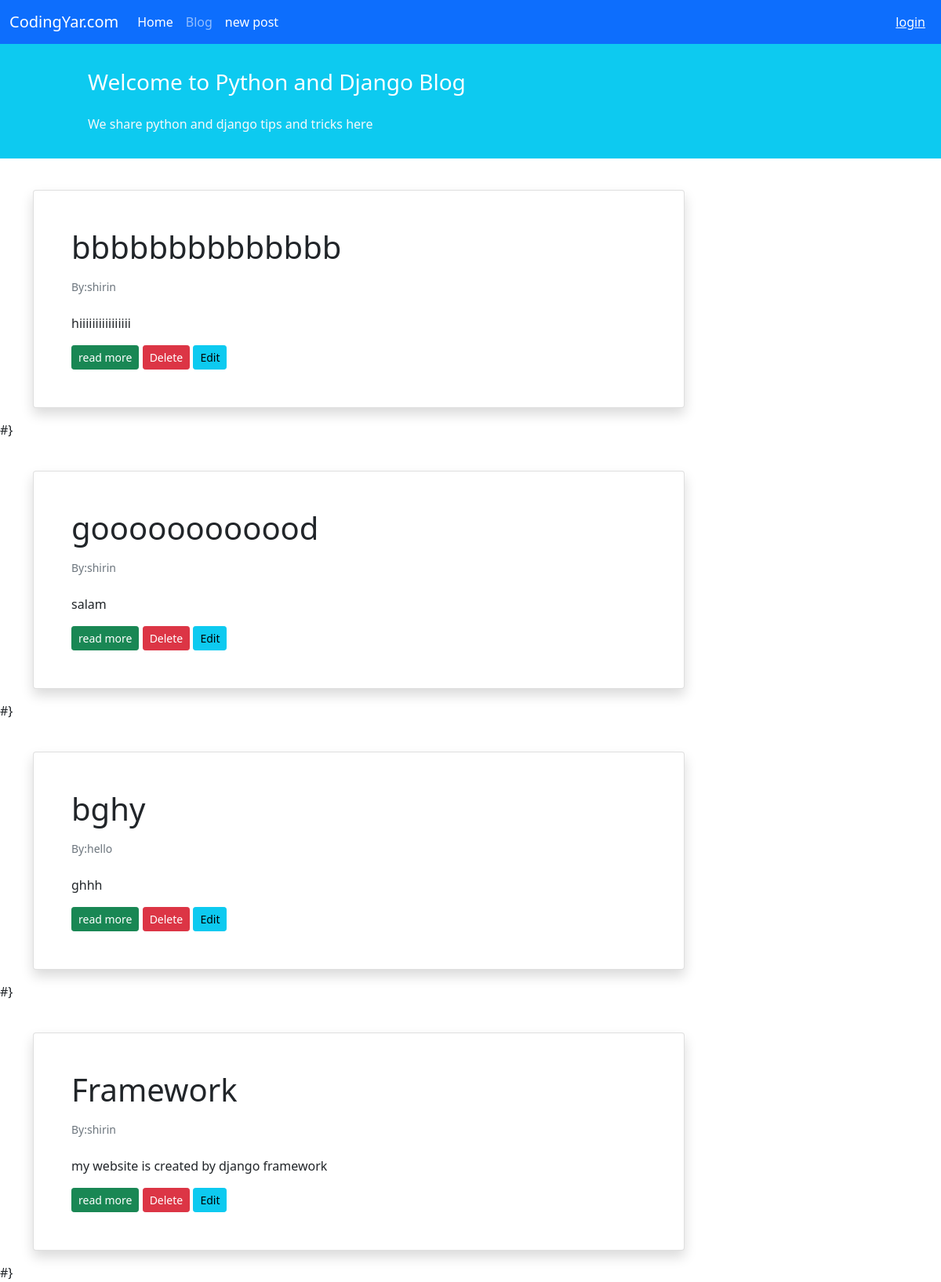
Screenshot of /blog/ with the database file from the repository.
### blogt/models.py (models this page shows, shortened)
class Blog_Post(models.Model):
    STATUS_CHOICES = (('pub', 'published'), ('drf', 'draft'))
    title = models.CharField(max_length=60)
    text = models.TextField()
    author = models.ForeignKey('auth.User', on_delete=models.CASCADE)
    datetime_created = models.DateTimeField(auto_now_add=True)
    datetime_modified = models.DateTimeField(auto_now=True)
    status = models.CharField(choices=STATUS_CHOICES, max_length=3)

### blogt/views.py (the view)
# urls.py: path('', views.PostlistViews.as_view(), name='blog'),
class PostlistViews(generic.ListView):
    template_name = 'blogt/post.html'
    context_object_name = 'post'
    def get_queryset(self):
        return Blog_Post.objects.filter(status='pub').order_by('-datetime_modified')

### blogt/templates/blogt/post.html (shortened to what this page needs)
{% extends '_base.html' %}
{% block content %}
    {% for post in post %}
<div class="container mt-4">
    <div class="row">
        <div class="col-9">
            <div class="card shadow my-3 p-5">
                <h1>{{ post.title }}</h1>
                <p class="small text-muted mt-2">By:{{ post.author }}</p>
                   <p class="mt-2">{{ post.text }}</p>
                <div >
                <a href='{% url 'post detail' post.id %}' class= 'btn btn-sm btn-success'>read more</a>
                 <a href='{% url 'delete' post.id %}' class= 'btn btn-sm btn-danger'>Delete</a>
                 <a href='{% url 'update' post.id %}' class= 'btn btn-sm btn-info'>Edit</a>
                    </div>
            </div>
        </div>
     </div>
</div>
     <form method="POST">#}
    {% endfor %}
{% endblock content %}

### templates/_base.html (shortened to what this page needs)
<!DOCTYPE HTML PUBLIC "-//W3C//DTD HTML 4.01//EN" "http://www.w3.org/TR/html4/strict.dtd">
<html lang="en">
<head>
    <link href="https://cdn.jsdelivr.net/npm/bootstrap@5.1.3/dist/css/bootstrap.min.css" rel="stylesheet"
>
</head>
<body>
<nav class="navbar navbar-expand-lg navbar-dark bg-primary">
    <div class="container-fluid">
        <a class="navbar-brand" href="#">CodingYar.com</a>
        <div class="collapse navbar-collapse" id="navbarNavAltMarkup">
            <div class="navbar-nav">
                <a class="nav-link active" aria-current="page" href="{% url 'blog' %}">Home</a>
                <a class="nav-link" href='{% url 'blog' %}'>Blog</a>
                 <a class="nav-link active" aria-current="page" href="{% url 'newpost'  %}">new post</a>
            </div>
        </div>
        <div class="mx-2 text-white">
            {% if user.is_authenticated %}
                welcome {{ user.username }}|<a class="text-white" href="{% url 'logout' %}">logout</a>
                {% else %}
                <a class="text-white" href="{% url 'login' %}">login</a>
            {% endif %}
        </div>
    </div>
</nav>
<div  class="container-fluid bg-info">
    <div class="row py-3">
        <div class="col-md-8 col-md-10 mx-auto">
            <h3 class="my-4 mt-3 text-white">Welcome to Python and Django Blog</h3>
            <p class="text-light">We share python and django tips and tricks here</p>
        </div>
    </div>
</div>
</body>
</html>
{% block content %}
{% endblock content %}

### rows the page displays
Blog_Post: title "bbbbbbbbbbbbbb", author "shirin", text "hiiiiiiiiiiiiiiii"
Blog_Post: title "goooooooooood", author "shirin", text "salam"
Blog_Post: title "bghy", author "hello", text "ghhh"
Blog_Post: title "Framework", author "shirin", text "my website is created by django framework"
